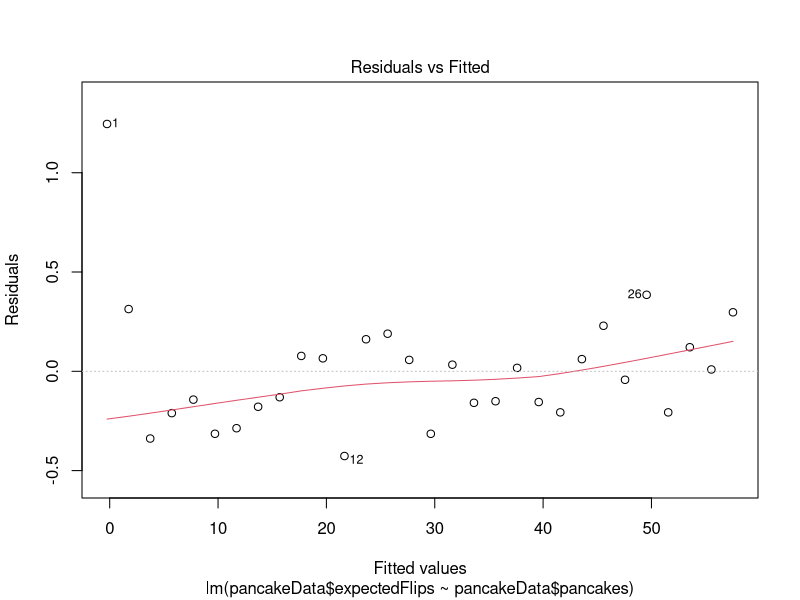
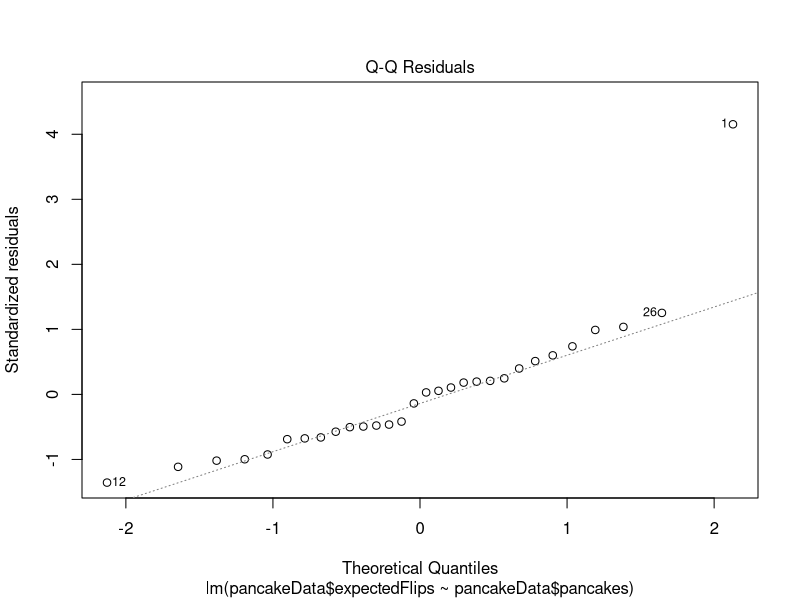
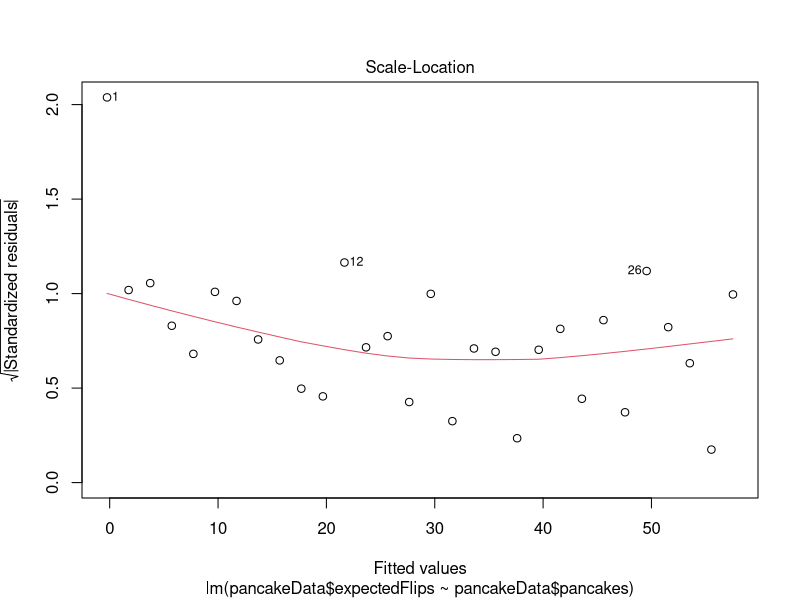
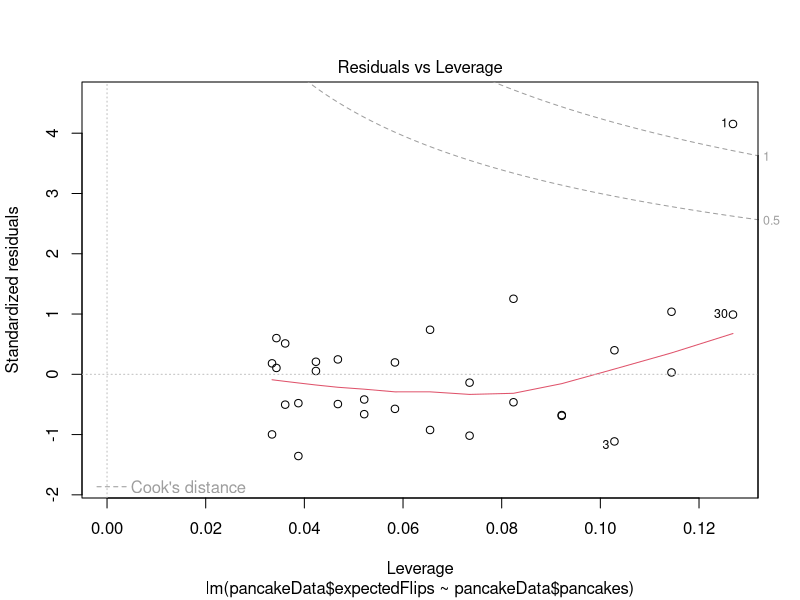

Recreate these plots in R, in order.
k<-100
m<-30
n<-1
pancakeData <- data.frame(pancakes = integer(m), expectedFlips = numeric(m), maxFlips = integer(m), minFlips = integer(m))
## str(pancakeData)

while (n <= m) {
## Generate Small vector to sort.
x<-(1:n)
set.seed(654321)

xFlips<-(rep.int(0,k))

for (j in 1:k) {
xRandom<-sample(x)
## xRandom

## Get the highest number to the bottom
## Find the maximum value in the unsorted vector
## maxX<-max(xRandom)
## maxX

## Flip the largest pancake to the top
## Identify the index of the largest pancake
## xIndex<-which.max(xRandom)
## xIndex
## Subset the vector
## xTemp<-xRandom[1:xIndex]
## xTemp
## Reverse (flip) the sub-vector
## xRev<-rev(xTemp)
## xRev
## Add back to original vector
## xRandom[1:xIndex]<-xRev
## xRandom
## Flip largest pancake to the bottom
## xRandom<-rev(xRandom)
## xRandom

## Loop it from vector length to 2 (assumes 2n flips is max required)

## get length of original vector
xLength<-length(xRandom)
## xLength

## Assign vector to xSort
xSort<-xRandom

## Initialize counters
i<-xLength
flips<-1

## Initialize test variables
xTest<-sort(xRandom)
xCheck<-(xTest==xRandom)
xContinue<-sum(xCheck)

## for (i in xLength:2) {
while (xContinue < length(x)) {
  
  ## Identify the index of the largest pancake
  xIndex<-which.max(xSort)
  
  ## Subset the vector
  xTemp1<-xSort[1:xIndex]
  xTemp2<-xSort[xIndex+1:xLength]
  
  ## Reverse (flip) the sub-vector
  xRev<-rev(xTemp1)
  
  ## Add back to original vector
  xSort[1:xIndex]<-xRev
  
  ## Update original vector
  xRandom[1:xLength]<-xSort
  
  ## Print new vector
  ## print(xRandom)
  
  ## Add flip
  flips<-flips+1
  
  ## Check if continue
  xTest<-sort(xRandom)
  xCheck<-(xTest==xRandom)
  xContinue<-sum(xCheck)
  
  if (xContinue < length(x)) {
  
    ## Flip largest pancake to the bottom
    xSort<-rev(xSort)
  
    ## Udate original vector
    xRandom[1:xLength]<-xSort
  
    ## Print new vector
    ## print(xRandom)
  
    ## Assign smaller vector to xSort
    xSort<-xSort[1:i-1]
  
    ## Update vector length
    xLength<-length(xSort)
  
    ## update counters
    i<-i-1
    flips<-flips+1
  
    ## Check if continue
    xTest<-sort(xRandom)
    xCheck<-(xTest==xRandom)
    xContinue<-sum(xCheck)
  }
}

## output number of flips required
## print(flips)

xFlips[j]<-flips
}

## print result vector
xFlips

## Descriptive statistics
## expectedFlips<-mean(xFlips)
## expectedFlips
## maxFlips<-max(xFlips)
## maxFlips
## minFlips<-min(xFlips)
## minFlips
pancakeData$expectedFlips[n]<-mean(xFlips)
## pancakeData
pancakeData$maxFlips[n]<-max(xFlips)
## pancakeData
pancakeData$minFlips[n]<-min(xFlips)
## pancakeData
pancakeData$pancakes[n]<-n

n<-n+1
}

pancakeData

lm1<-lm(pancakeData$expectedFlips ~ pancakeData$pancakes)
plot(lm1)
